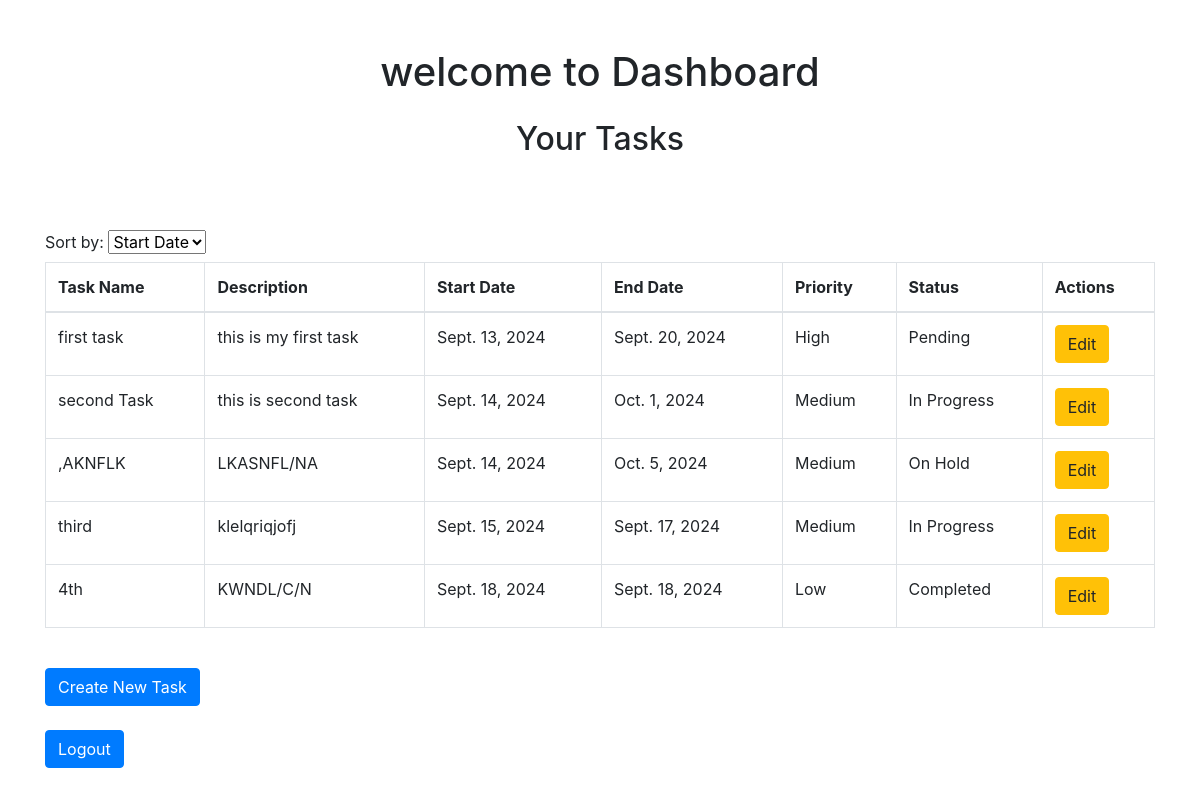
Before: /dashboard/ (signed in) with the older database file.
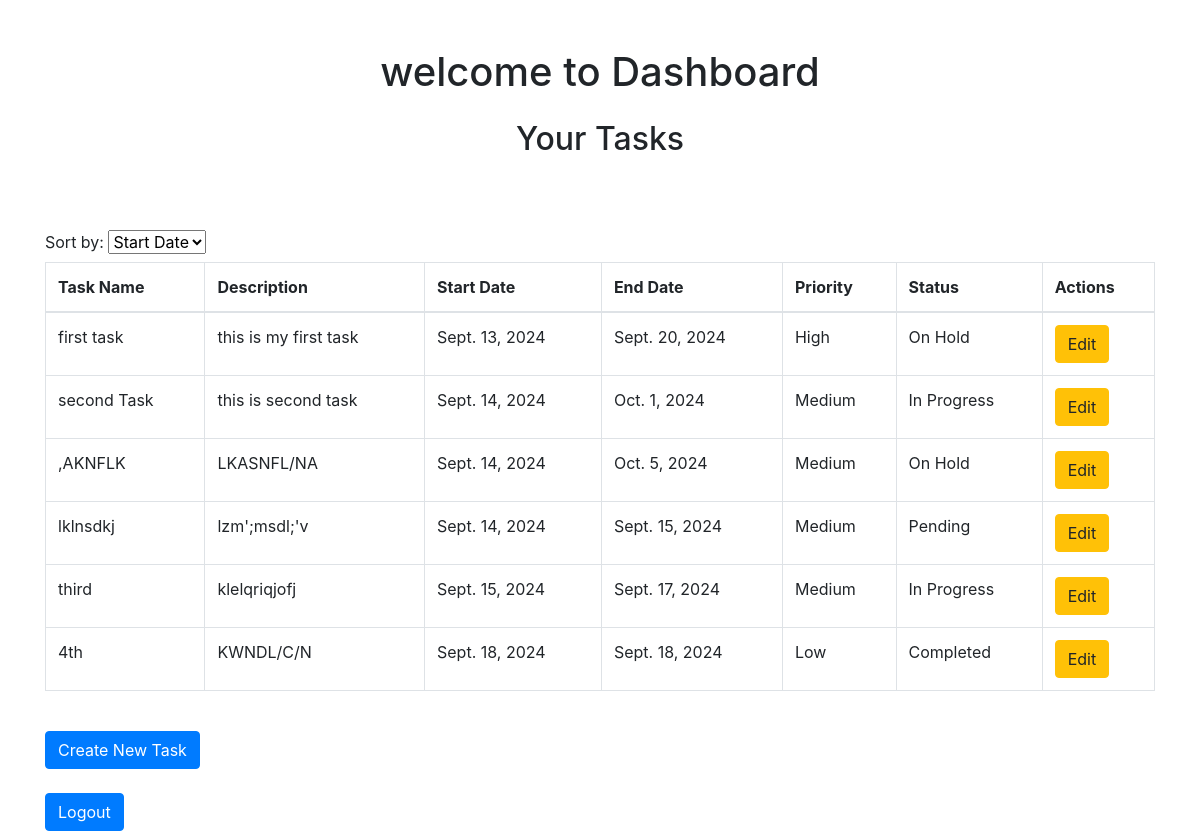
After: the same page with the newer database file.
### my_list/models.py (models this page shows, shortened)
class Task(models.Model):
    PRIORITY_CHOICES = [
        ('Low', 'Low'),
        ('Medium', 'Medium'),
        ('High', 'High'),
    ]
    STATUS_CHOICES = [
        ('Pending', 'Pending'),
        ('In Progress', 'In Progress'),
        ('Completed', 'Completed'),
        ('On Hold', 'On Hold'),
    ]
    user = models.ForeignKey(User, on_delete=models.CASCADE)
    task_name = models.CharField(max_length=255)
    description = models.TextField(blank=True, null=True)
    start_date = models.DateField()
    end_date = models.DateField()
    priority = models.CharField(max_length=10, choices=PRIORITY_CHOICES, default='Medium')
    status = models.CharField(max_length=20, choices=STATUS_CHOICES, default='Pending')

### my_list/views.py (the view)
# urls.py: path('dashboard/', views.Dashboard, name='dashboard'),
@login_required(login_url='/login/')
def Dashboard(request):
    sort_option = request.GET.get('sort_by', 'start_date')
    sort_options_map = {
        'start_date': 'start_date',
        'end_date': 'end_date',
        'priority': 'custom_priority',  # Custom sorting for priority
        'status': 'status',
    }
    tasks = models.Task.objects.filter(user=request.user)
    if sort_option == 'priority':
        tasks = tasks.annotate(
            custom_priority=Case(
                When(priority='High', then=Value(1)),  # 'High' from model
                When(priority='Medium', then=Value(2)),  # 'Medium' from model
                When(priority='Low', then=Value(3)),
                output_field=IntegerField(),
            )
        ).order_by('custom_priority')
    elif sort_option in sort_options_map:
        tasks = tasks.order_by(sort_options_map[sort_option])
    return render(request, 'dashboard.html', {'tasks': tasks, 'sort_option': sort_option})

### templates/dashboard.html (shortened to what this page needs)
<!DOCTYPE html>
<html lang="en">
<head>
    <link href="https://stackpath.bootstrapcdn.com/bootstrap/4.5.2/css/bootstrap.min.css" rel="stylesheet">
</head>
<body>
    <div class="container mt-5">
        <h1 class="text-center mb-4">welcome to Dashboard</h1>
        <h2 class="text-center mb-4">Your Tasks</h2>
        <br>
        <br>
        <form method="GET" action="">
            <label for="sort_by">Sort by:</label>
            <select name="sort_by" id="sort_by" onchange="this.form.submit()">
                <option value="start_date" {% if sort_option == 'start_date' %}selected{% endif %}>Start Date</option>
            </select>
        </form>
        {% if tasks %}
            <table class="table table-bordered">
                <thead>
                    <tr>
                        <th>Task Name</th>
                        <th>Description</th>
                        <th>Start Date</th>
                        <th>End Date</th>
                        <th>Priority</th>
                        <th>Status</th>
                        <th>Actions</th>
                    </tr>
                </thead>
                <tbody>
                    {% for task in tasks %}
                        <tr>
                            <td>{{ task.task_name }}</td>
                            <td>{{ task.description }}</td>
                            <td>{{ task.start_date }}</td>
                            <td>{{ task.end_date }}</td>
                            <td>{{ task.get_priority_display }}</td>
                            <td>{{ task.get_status_display }}</td>
                            <td>
                                <a href="{% url 'update_task' task.id %}" class="btn btn-warning">Edit</a>
                            </td>
                        </tr>
                    {% endfor %}
                </tbody>
            </table>
        {% else %}
            <p class="text-center">You have no tasks yet.</p>
        {% endif %}
    <a href="{% url 'create_task' %}" class="btn btn-primary mt-4">Create New Task</a><br>
    <a href="{% url 'logout' %}" class="btn btn-primary mt-4">Logout</a>
    </div>
</body>
</html>

Changed rows visible on the page:
changed Task "first task": status "Pending" → "On Hold"
added Task: task_name "lklnsdkj", description "lzm';msdl;'v", start_date "Sept. 14, 2024", end_date "Sept. 15, 2024", priority "Medium", status "Pending"
